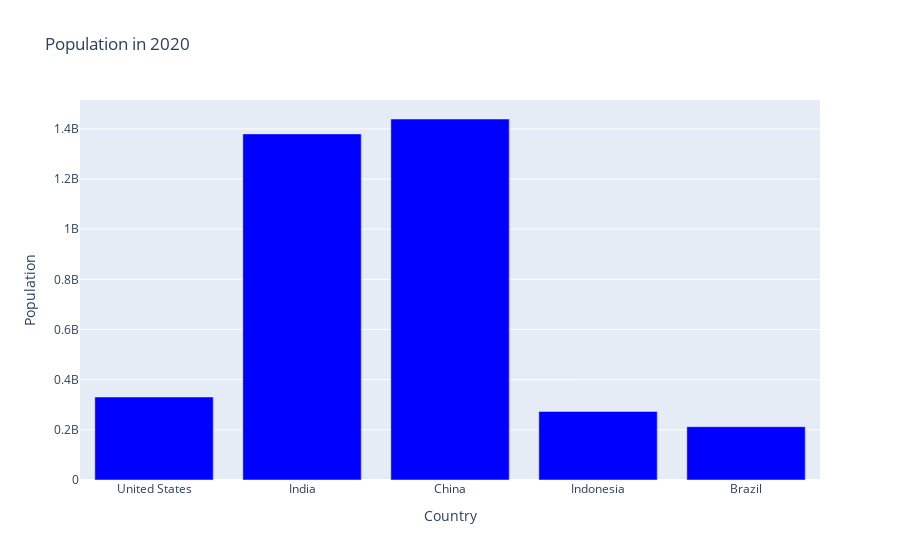

Notebook code for this chart:
### Code cell
fig = px.bar(
    dd,
    x="Country",
    y="Population",
    title="Population in 2020",
    labels={"Country": "Country", "Population": "Population"},
      color_discrete_sequence=["blue"]
    #color="Country"
)

fig.show()

### Figure 1 — Plotly figure (JSON) as saved in the notebook; plotly's stock layout.template omitted (floating-point values rounded to 4 significant figures)
{"data": [{"hovertemplate": "Country=%{x}<br>Population=%{y}<extra></extra>", "legendgroup": "", "marker": {"color": "blue", "pattern": {"shape": ""}}, "name": "", "orientation": "v", "showlegend": false, "textposition": "auto", "type": "bar", "x": ["United States", "India", "China", "Indonesia", "Brazil"], "xaxis": "x", "y": [331000000.0, 1380000000.0, 1439000000.0, 273500000.0, 212600000.0], "yaxis": "y"}], "layout": {"barmode": "relative", "legend": {"tracegroupgap": 0}, "title": {"text": "Population in 2020"}, "xaxis": {"anchor": "y", "domain": [0, 1], "title": {"text": "Country"}}, "yaxis": {"anchor": "x", "domain": [0, 1], "title": {"text": "Population"}}}}
